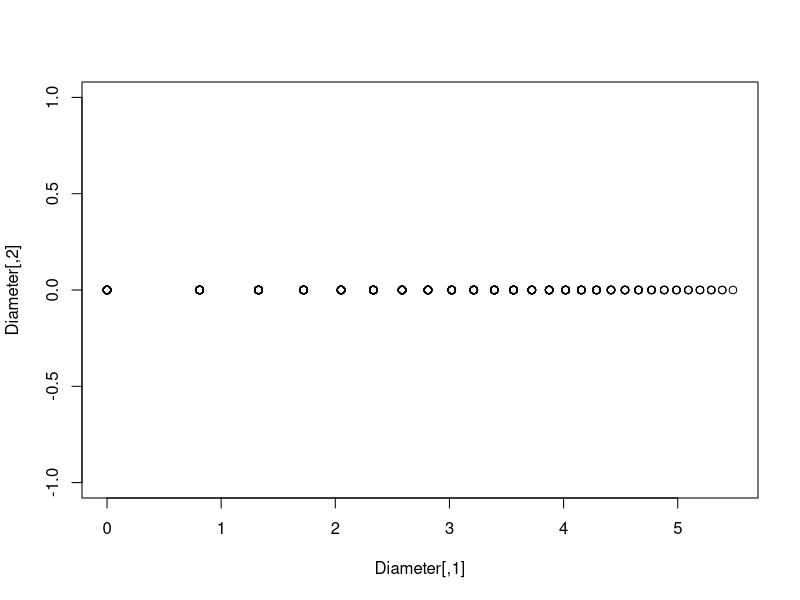
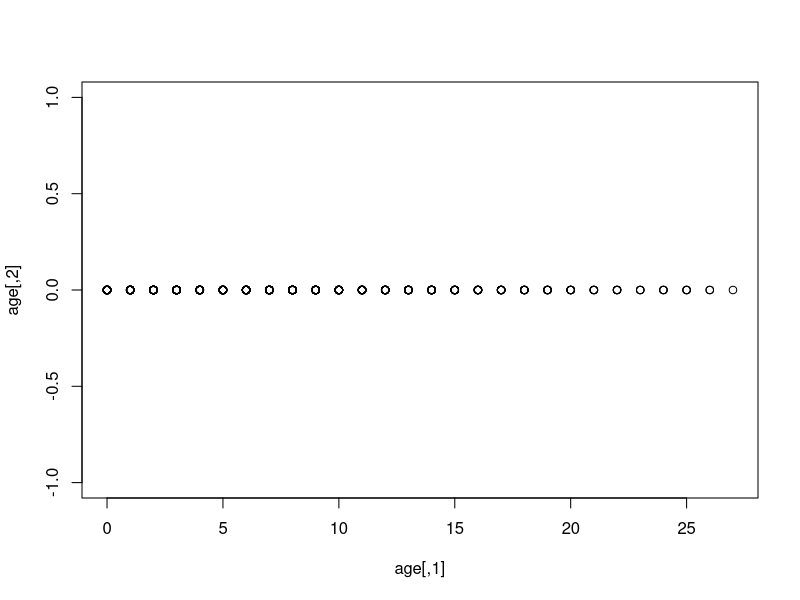

Write R code to recreate these figures, in order.
rm(list=ls())

age<-matrix(0, nrow=500, ncol=700)
Diameter<-matrix(0, nrow=500, ncol=700)
TASB<-matrix(0, nrow = 500, ncol = 700)

# age[2,1]<-age[1,1]+1
# 
# Diameter[2,1]<-Diameter[1,1]+growthage[2]-M(Diameter[1,1]+growthage[2])
# Diameter[3,1]<-Diameter[2,1]+growthrate[3]-M(Diameter[2,1]+growthage[3])


for (i in 2:500){
  age[i,1]<-age[i-1,1]+1
  growth<-(10^(.381+.0012*22-.0001*250))*(.346*age[i,1]^(-.654))*60^(-.0069)
  M<-rbinom(1,1,0.0083*age[i,1])
  Diameter[i,1]<-Diameter[i-1,1]+growth-M*(Diameter[i-1,1]+growth)
  if (M==1){
    age[i,1]<-0
  }
}

plot(Diameter)
plot(age)

M <- as.numeric()

for (j in 1:700){

for (i in 2:500){
  age[i,j]<-age[i-1,j]+1
  growth<-(10^(.381+.0012*22-.0001*250))*(.346*age[i,j]^(-.654))*60^(-.0069)
#  M<-rbinom(1,1,0.0083*age[i,j])
 # M<-rbinom(1,1,min(0.4,(1/(1+exp(-0.05+0.2*Diameter[i-1,j])))))
  #M<-rbinom(1,1,(1/(1+exp(-0.05+0.2*Diameter[i-1,j])))/8)
  
 
  
  if (Diameter[i,j]<=3.94){ M<- rbinom(1,1,(.4/8))}
  else if (Diameter[i,j]>3.94 & Diameter[i,j]<=7.97){M<-rbinom(1,1,(.2/8))}
  else if (Diameter[i,j]>7.97 & Diameter[i,j]<=11.81){M<-rbinom(1,1,(.15/8))}
  else if (Diameter[i,j]>11.81 & Diameter[i,j]<=15.75){M<-rbinom(1,1,(.1/8))}
  else if (Diameter[i,j]>15.75){M<-rbinom(1,1,(0.01/8))}
  #else {M<-rbinom(1,1,(1/(1+exp(-0.05+0.2*Diameter[i-1,j])))/8)}
  #if (7.97<Diameter<=11.81){M<- rbinom(1,1,(.15/8))},
  #if (11.81<Diameter<=15.75){M<- rbinom(1,1,(.1/8))},
 
  Diameter[i,j]<-Diameter[i-1,j]+growth-M*(Diameter[i-1,j]+growth)
   
  TASB [i,j]<-0.0578*(Diameter[i,j]^2.41)*(age[i,j]^.204)
  
  if (M==1){
    age[i,j]<-0
  }
}}

